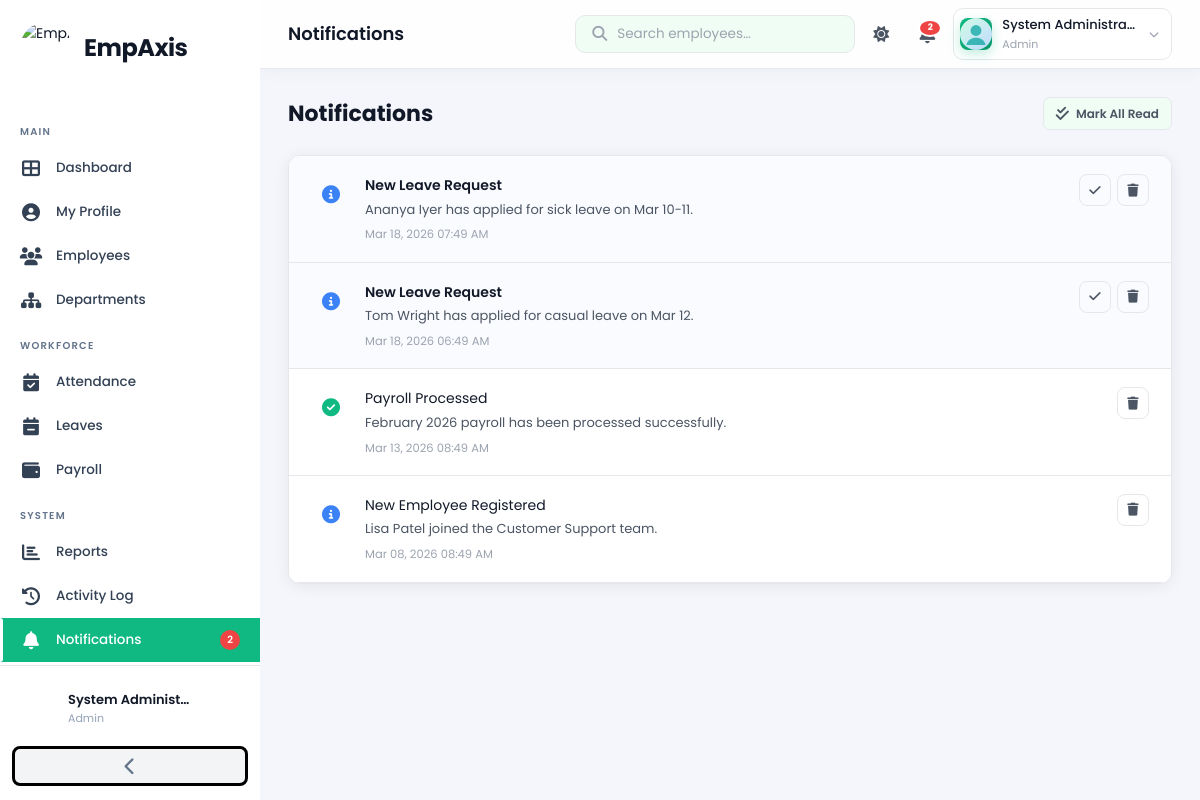
Page /modules/notifications/index.php (signed in) on the committed database.
### tables this page shows
CREATE TABLE IF NOT EXISTS `notifications` (
  `id`         INT UNSIGNED AUTO_INCREMENT PRIMARY KEY,
  `user_id`    INT UNSIGNED NOT NULL,
  `title`      VARCHAR(200) NOT NULL,
  `message`    TEXT NOT NULL,
  `type`       ENUM('info','success','warning','error') DEFAULT 'info',
  `is_read`    TINYINT(1) DEFAULT 0,
  `created_at` TIMESTAMP DEFAULT CURRENT_TIMESTAMP,
  CONSTRAINT `fk_notif_user` FOREIGN KEY (`user_id`) REFERENCES `users`(`id`) ON DELETE CASCADE
);

### modules/notifications/index.php (the view, shortened to what this page needs)
<?php
$pdo         = getDB();
$page    = max(1,(int)($_GET['page']??1));
$perPage = 15; $offset = ($page-1)*$perPage;
$total = $pdo->prepare('SELECT COUNT(*) FROM notifications WHERE user_id=?');
$total->execute([$_SESSION['user_id']]); $total = $total->fetchColumn();
$stmt = $pdo->prepare('SELECT * FROM notifications WHERE user_id=? ORDER BY created_at DESC LIMIT '.$perPage.' OFFSET '.$offset);
$stmt->execute([$_SESSION['user_id']]);
$notifs = $stmt->fetchAll();
require_once __DIR__ . '/../../includes/header.php';
?>
<div class="page-header">
  <div><h1>Notifications</h1></div>
  <?php if ($total > 0): ?>
  <a href="?markRead=1" class="btn btn-secondary btn-sm"><i class="fas fa-check-double"></i> Mark All Read</a>
  <?php endif; ?>
</div>
<div class="card">
  <?php if (!$notifs): ?>
  <div style="padding:60px;text-align:center;color:var(--text-light)">
    <i class="fas fa-bell-slash" style="font-size:40px;margin-bottom:12px;display:block"></i>
    No notifications yet
  </div>
  <?php else: ?>
  <?php foreach ($notifs as $n):
    $typeColor = ['success'=>'var(--success)', 'error'=>'var(--danger)', 'warning'=>'var(--warning)', 'info'=>'var(--info)'][$n['type']] ?? 'var(--primary)';
    $typeIcon  = ['success'=>'check-circle', 'error'=>'times-circle', 'warning'=>'exclamation-circle', 'info'=>'info-circle'][$n['type']] ?? 'bell';
  ?>
  <div style="display:flex;align-items:flex-start;gap:14px;padding:18px 22px;border-bottom:1px solid var(--border);background:<?= $n['is_read']?'#fff':'#FAFBFF' ?>;transition:background .2s" onmouseover="this.style.background='#f5f6ff'" onmouseout="this.style.background='<?= $n['is_read']?'#fff':'#FAFBFF' ?>'">
    <div style="width:40px;height:40px;border-radius:50%;background:<?= $typeColor ?>22;display:flex;align-items:center;justify-content:center;color:<?= $typeColor ?>;font-size:18px;flex-shrink:0">
      <i class="fas fa-<?= $typeIcon ?>"></i>
    </div>
    <div style="flex:1">
      <div style="font-weight:<?= $n['is_read']?'400':'600' ?>;margin-bottom:3px"><?= htmlspecialchars($n['title']) ?></div>
      <div style="font-size:13px;color:var(--text-mid);margin-bottom:5px"><?= htmlspecialchars($n['message']) ?></div>
      <div style="font-size:11.5px;color:var(--text-light)"><?= date('M d, Y h:i A', strtotime($n['created_at'])) ?></div>
    </div>
    <div style="display:flex;gap:6px;flex-shrink:0">
      <?php if (!$n['is_read']): ?>
      <a href="?read=<?= $n['id'] ?>" class="btn-action" title="Mark read"><i class="fas fa-check"></i></a>
      <?php endif; ?>
      <a href="?del=<?= $n['id'] ?>" class="btn-action danger" title="Delete" onclick="return confirm('Delete this notification?')"><i class="fas fa-trash"></i></a>
    </div>
  </div>
  <?php endforeach; ?>
  <?php endif; ?>
</div>
<?php require_once __DIR__ . '/../../includes/footer.php'; ?>

### rows in the picture
notifications: title "New Leave Request", message "Ananya Iyer has applied for sick leave on Mar 10-11.", created_at "Mar 18, 2026 07:49 AM"
notifications: title "New Leave Request", message "Tom Wright has applied for casual leave on Mar 12.", created_at "Mar 18, 2026 06:49 AM"
notifications: title "Payroll Processed", message "February 2026 payroll has been processed successfully.", created_at "Mar 13, 2026 08:49 AM"
notifications: title "New Employee Registered", message "Lisa Patel joined the Customer Support team.", created_at "Mar 08, 2026 08:49 AM"

### other values in the picture
min($unread,99) "2"
mb_strimwidth($displayName,0,16,'…') "System Administ…"
$role "Admin"
$pageTitle "Notifications"
min($unread, 99) "2"
mb_strimwidth($displayName, 0, 18, '…') "System Administra…"
$_SESSION['role'] "Admin"
